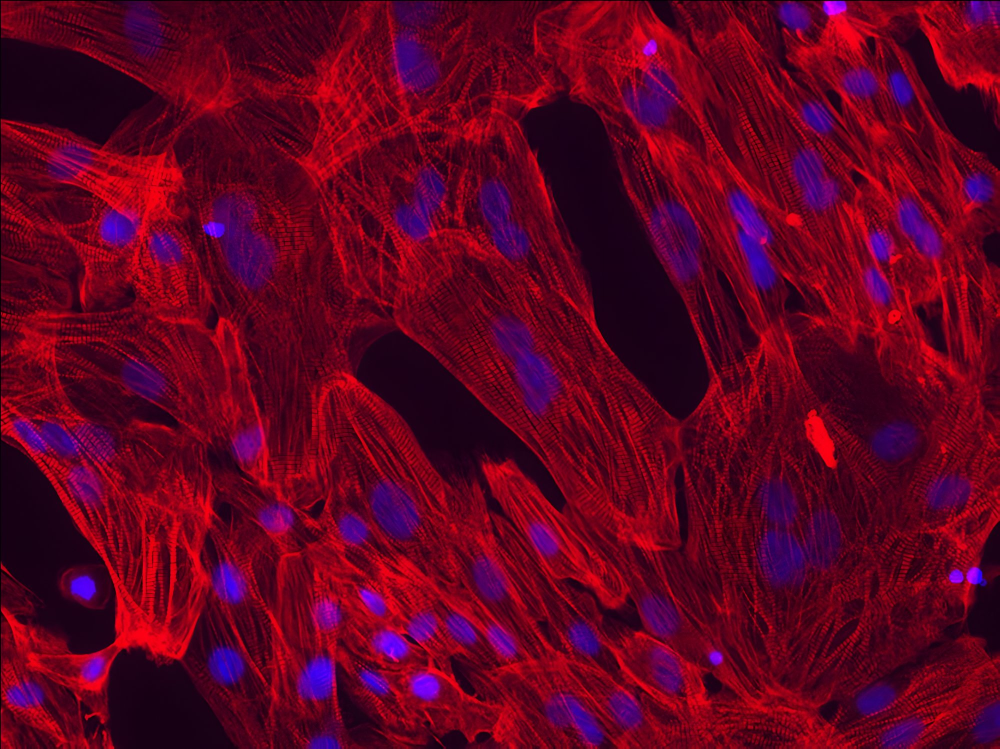
#> input picture assets/img/cm-ctnt.jpg, 2000 x 1497 px (shown at 1/2 size)
$ python upscale_banners.py
#> lines starting #> are read from the running program, lines starting #| are printed output that depends on the picture; pictures that were not available may be replaced by others from this repository, and a replacement may not be noted
#!/usr/bin/env python3
"""Faithfully upscale banner sources and write 16:9 cover crops.

Uses Real-ESRGAN (ncnn) when available; otherwise ffmpeg Lanczos.
Never generative — biology pixels stay the same structure.
"""

from __future__ import annotations

import shutil
import subprocess
import sys
from pathlib import Path

from PIL import Image, ImageChops, ImageStat

ROOT = Path(__file__).resolve().parent.parent
IMG = ROOT / "assets" / "img"
OUT = IMG / "banners"
REALESRGAN = Path("/tmp/esrgan-full/realesrgan-ncnn-vulkan")
REALESRGAN_MODELS = Path("/tmp/esrgan-full/models")

# source relative to assets/img → banner stem
JOBS = {
    "cm-ctnt.jpg": "home",
    "fibroblasts.jpg": "research",  # unique stain; avoid annotated overview diagrams
    "vessel-organoid.jpg": "models",
    "pericytes.jpg": "pubs",
    "smc-myh11.jpg": "contact",
    "epicardial.jpg": "404",
    "tissue-culture.jpg": "join",
    "lab-space.jpg": "lab-space-up",
}

TARGET_LONG = 2560  # ≥2K class on long edge before crop
BANNER_W, BANNER_H = 2560, 1440  # 16:9 cover

# Real-ESRGAN's x4plus model natively produces 4x output only. Passing -s 2
# to the ncnn binary with this model corrupts the internal tile reassembly
# and produces a jumbled mosaic, not a smaller-but-correct upscale. Always
# request -s 4 and let cover_crop() do any subsequent Lanczos downsizing.
REALESRGAN_SCALE = 4

MIN_CORRELATION = 0.9
MAX_MAD = 25.0  # on a 0-255 grayscale scale (i.e. 25/255 normalized)


def run(cmd: list[str]) -> None:
    print("+", " ".join(cmd))
    subprocess.run(cmd, check=True)


def faithfulness_check(original: Path, upscaled: Path) -> tuple[float, float, bool]:
    """Detect tiling/mosaic corruption by comparing upscaled output to source.

    Downscales the upscaled image back to the source's exact dimensions with
    Lanczos, converts both to grayscale, and compares them. Uses Pearson
    correlation via numpy when available; otherwise falls back to a
    pure-PIL mean-absolute-difference (MAD) proxy so the check has no hard
    numpy dependency. Returns (correlation, mad, passed).
    """
    src_im = Image.open(original).convert("L")
    up_im = Image.open(upscaled).convert("L")
    check_im = up_im.resize(src_im.size, Image.Resampling.LANCZOS)

    try:
        import numpy as np

        a = np.asarray(src_im, dtype=np.float64).ravel()
        b = np.asarray(check_im, dtype=np.float64).ravel()
        a_c, b_c = a - a.mean(), b - b.mean()
        denom = float(np.sqrt((a_c**2).sum()) * np.sqrt((b_c**2).sum()))
        corr = float((a_c * b_c).sum() / denom) if denom else 0.0
        mad = float(np.abs(a - b).mean())
    except ImportError:
        diff = ImageChops.difference(src_im, check_im)
        mad = ImageStat.Stat(diff).mean[0]
        # No numpy → approximate correlation from normalized MAD. This is a
        # monotonic stand-in, not true Pearson r, but is sufficient to catch
        # the gross pixel-shuffling a mosaic artifact produces.
        corr = 1.0 - (mad / 255.0)

    passed = corr >= MIN_CORRELATION and mad <= MAX_MAD
    return corr, mad, passed


def upscale(src: Path, dest: Path) -> tuple[float, float, bool]:
    dest.parent.mkdir(parents=True, exist_ok=True)
    w, h = Image.open(src).size
    long_edge = max(w, h)
    if long_edge >= TARGET_LONG and dest.suffix.lower() in {".jpg", ".jpeg"}:
        # already large enough — just copy then crop path handles resize
        shutil.copy2(src, dest)
        print(f"copy {src.name} ({w}x{h}) — already ≥{TARGET_LONG}")
        return faithfulness_check(src, dest)

    if REALESRGAN.exists():
        # realesrgan writes png; convert after
        tmp = dest.with_suffix(".png")
        run(
            [
                str(REALESRGAN),
                "-i",
                str(src),
                "-o",
                str(tmp),
                "-m",
                str(REALESRGAN_MODELS),
                "-n",
                "realesrgan-x4plus",
                "-s",
                str(REALESRGAN_SCALE),
                "-f",
                "png",
            ]
        )
        im = Image.open(tmp).convert("RGB")
        im.save(dest, "JPEG", quality=90, optimize=True)
        tmp.unlink(missing_ok=True)
    else:
        # ffmpeg lanczos to target long edge
        if w >= h:
            vf = f"scale={TARGET_LONG}:-1:flags=lanczos"
        else:
            vf = f"scale=-1:{TARGET_LONG}:flags=lanczos"
        run(
            [
                "ffmpeg",
                "-y",
                "-i",
                str(src),
                "-vf",
                vf,
                "-q:v",
                "2",
                str(dest),
            ]
        )
    ow, oh = Image.open(dest).size
    print(f"upscaled {src.name} → {dest.name} ({ow}x{oh})")
    return faithfulness_check(src, dest)


def cover_crop(src: Path, dest: Path, tw: int = BANNER_W, th: int = BANNER_H) -> None:
    im = Image.open(src).convert("RGB")
    # scale to cover
    scale = max(tw / im.width, th / im.height)
    nw, nh = int(im.width * scale + 0.5), int(im.height * scale + 0.5)
    im = im.resize((nw, nh), Image.Resampling.LANCZOS)
    left = (nw - tw) // 2
    top = (nh - th) // 2
    im = im.crop((left, top, left + tw, top + th))
    dest.parent.mkdir(parents=True, exist_ok=True)
    im.save(dest, "JPEG", quality=88, optimize=True)
    print(f"banner {dest.name} {tw}x{th} from {src.name}")


def main() -> None:
    OUT.mkdir(parents=True, exist_ok=True)
    if not REALESRGAN.exists() or not REALESRGAN_MODELS.exists():
        print(
            f"NOTE: Real-ESRGAN binary/models not found at {REALESRGAN} — "
            "falling back to ffmpeg Lanczos upscaling.",
            file=sys.stderr,
        )
    any_failed = False
    for src_name, stem in JOBS.items():
        src = IMG / src_name
        if not src.exists():
            print(f"MISSING {src}", file=sys.stderr)
            continue
        up = OUT / f"{stem}-up.jpg"
        banner = OUT / f"banner-{stem}.jpg"
        corr, mad, passed = upscale(src, up)
#> in upscale, `w, h = Image.open(src).size`: w = 2000; h = 1497
#> in upscale, `long_edge = max(w, h)`: long_edge = 2000
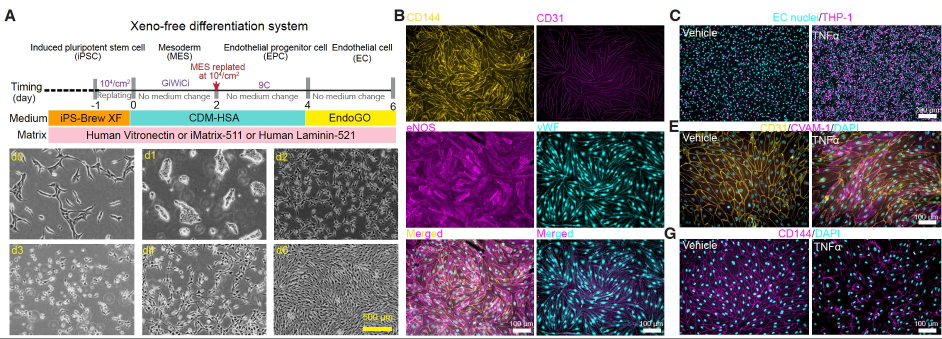
#> input picture assets/img/endothelial-protocol.jpg, 1884 x 678 px, given in place of home-up.jpg, which was not available (shown at 1/2 size)
#> in upscale, `ow, oh = Image.open(dest).size`: ow = 1884; oh = 678
#| upscaled cm-ctnt.jpg → home-up.jpg (1884x678)
#> in faithfulness_check, `src_im = Image.open(original).convert("L")`:
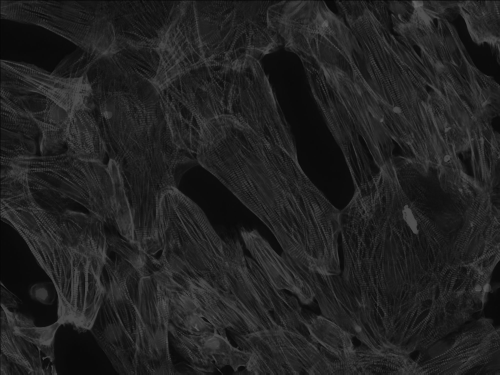
#> src_im: PIL image 2000x1497 L (shown at 1/4 size); min 0, max 103, mean 33.6
#> in faithfulness_check, `up_im = Image.open(upscaled).convert("L")`:
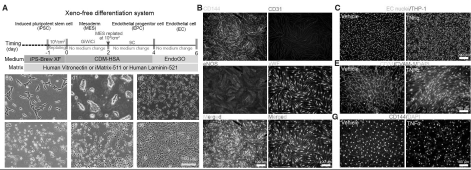
#> up_im: PIL image 1884x678 L (shown at 1/4 size); min 0, max 255, mean 123.8
#> in faithfulness_check, `check_im = up_im.resize(src_im.size, Image.Resampling.LANCZOS)`:
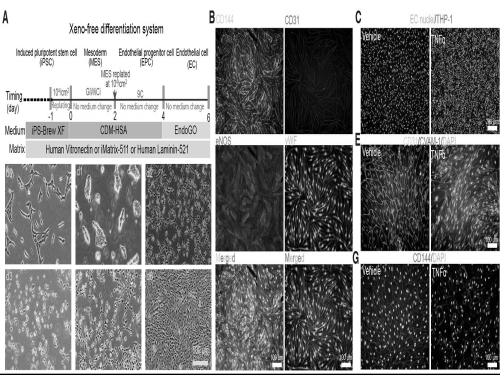
#> check_im: PIL image 2000x1497 L (shown at 1/4 size); min 0, max 255, mean 123.7
#> in faithfulness_check, `denom = float(np.sqrt((a_c**2).sum()) * np.sqrt((b_c**2).sum()))`: denom = 3.99e+09
#> in faithfulness_check, `corr = float((a_c * b_c).sum() / denom) if denom else 0.0`: corr = 0.0321
#> in faithfulness_check, `mad = float(np.abs(a - b).mean())`: mad = 98.7
#> in faithfulness_check, `passed = corr >= MIN_CORRELATION and mad <= MAX_MAD`: passed = False
#> corr = 0.0321; mad = 98.7; passed = False
        status = "PASS" if passed else "FAILED"
#> status = 'FAILED'
        print(f"{status} faithfulness {up.name}: corr={corr:.4f} mad={mad:.2f}")
#| FAILED faithfulness home-up.jpg: corr=0.0321 mad=98.70
        if not passed:
            any_failed = True
        # home/research/models/pubs/contact/404/join get banner-* names
        if stem.endswith("-up"):
            continue
        cover_crop(up, OUT / f"banner-{stem}.jpg")
#> in cover_crop, im is the input picture: PIL image 1884x678 RGB; mean R, G, B 127.8, 120.9, 128.4
#> in cover_crop, `im = im.resize((nw, nh), Image.Resampling.LANCZOS)`:
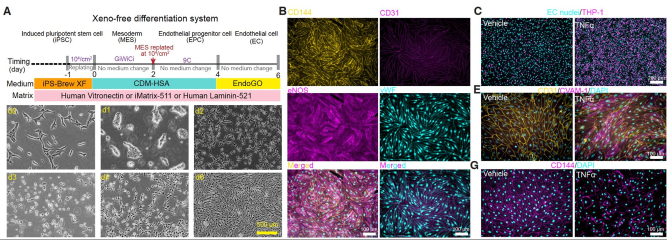
#> im: PIL image 4001x1440 RGB (shown at 1/6 size); mean R, G, B 127.7, 120.9, 128.3
#> in cover_crop, `im = im.crop((left, top, left + tw, top + th))`:
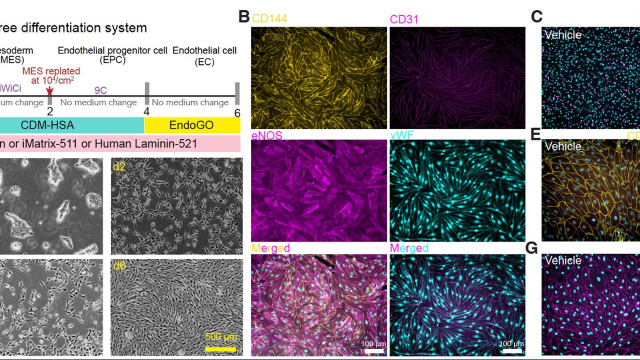
#> im: PIL image 2560x1440 RGB (shown at 1/4 size); mean R, G, B 123.6, 115.9, 124.4
#> pass 2 of the loop in main, `for src_name, stem in JOBS.items():`:
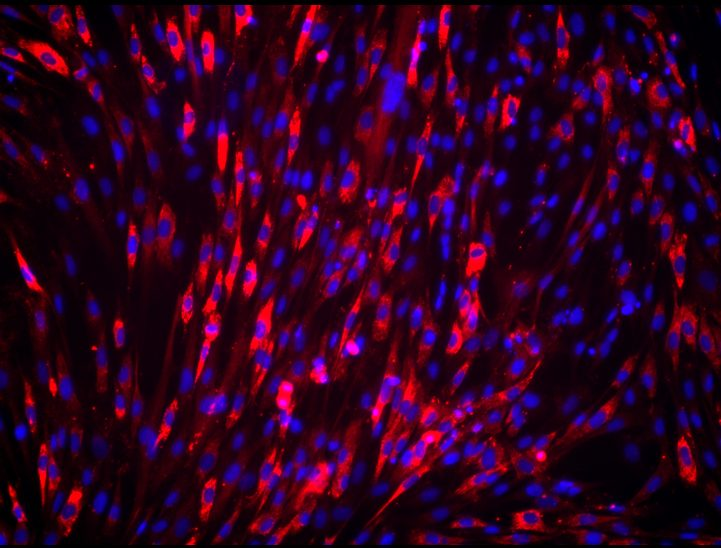
#> input picture assets/img/fibroblasts.jpg, 721 x 548 px
#> w = 721; h = 548
#> long_edge = 721
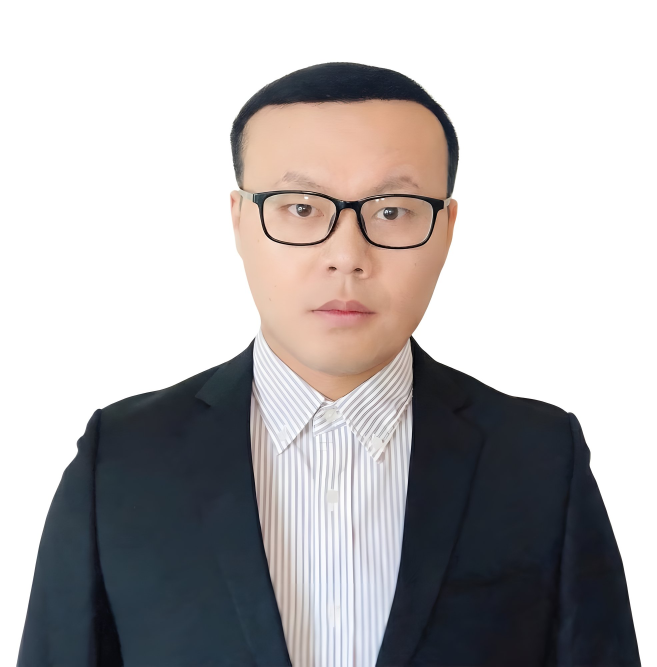
#> input picture assets/img/headshot.jpg, 1969 x 2000 px, given in place of research-up.jpg, which was not available (shown at 1/3 size)
#> ow = 1969; oh = 2000
#| upscaled fibroblasts.jpg → research-up.jpg (1969x2000)
#> src_im: PIL image 721x548 L
#> up_im: PIL image 1969x2000 L
#> check_im: PIL image 721x548 L
#> in main, `corr, mad, passed = upscale(src, up)`: corr = -0.0339; mad = 161.8
#| FAILED faithfulness research-up.jpg: corr=-0.0339 mad=161.82
#> in cover_crop, im is the input picture: PIL image 1969x2000 RGB; mean R, G, B 181.3, 178.4, 179.1
#> in cover_crop (call 2), `im = im.crop((left, top, left + tw, top + th))`:
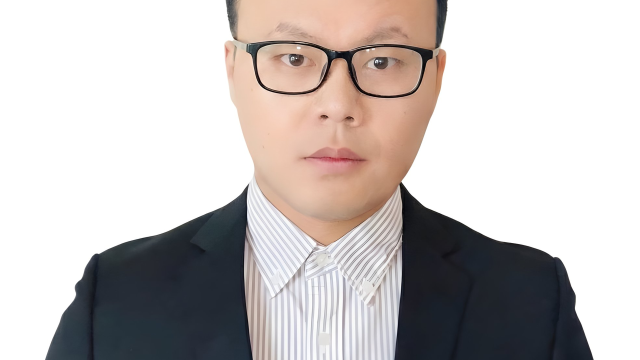
#> im: PIL image 2560x1440 RGB (shown at 1/4 size); mean R, G, B 197.6, 191.4, 189.7
#> pass 3 of the loop in main, `for src_name, stem in JOBS.items():`:
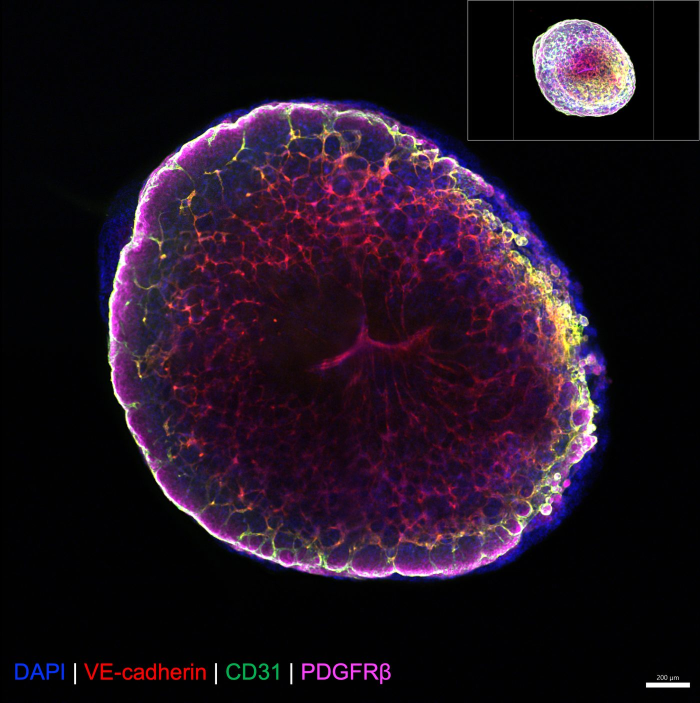
#> input picture assets/img/vessel-organoid.jpg, 1400 x 1406 px (shown at 1/2 size)
#> w = 1400; h = 1406
#| upscaled vessel-organoid.jpg → models-up.jpg (1969x2000)
#> in faithfulness_check (call 3), `src_im = Image.open(original).convert("L")`:
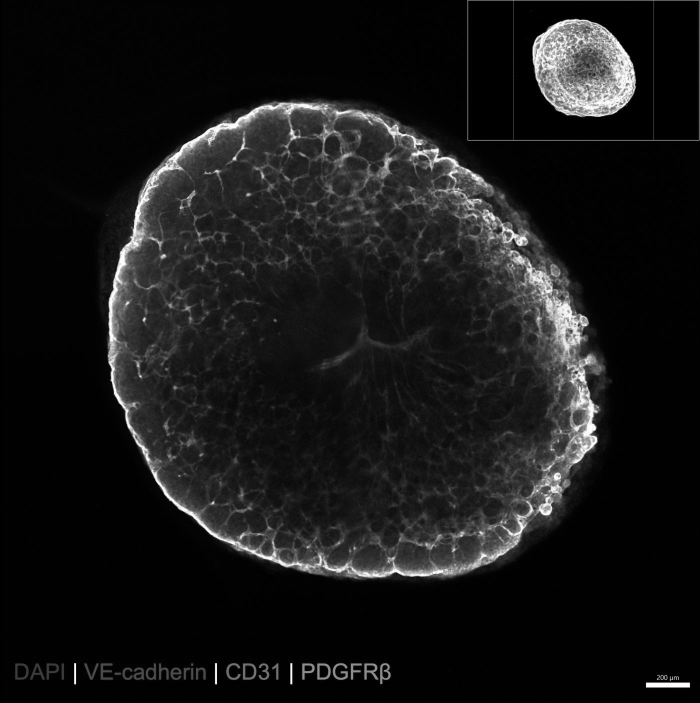
#> src_im: PIL image 1400x1406 L (shown at 1/2 size); min 0, max 255, mean 23.6
#> in faithfulness_check (call 3), `check_im = up_im.resize(src_im.size, Image.Resampling.LANCZOS)`:
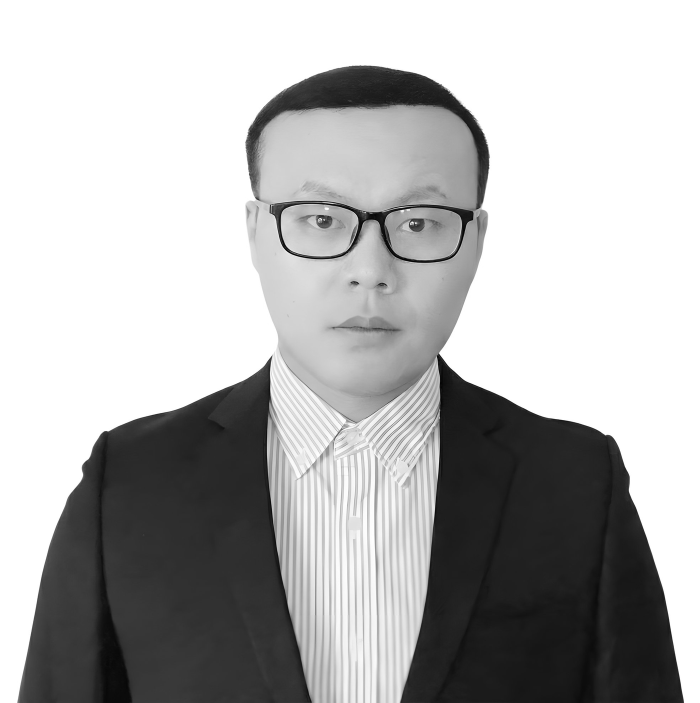
#> check_im: PIL image 1400x1406 L (shown at 1/2 size); min 0, max 255, mean 179.4
#> denom = 7.84e+09
#> in faithfulness_check (call 3), `corr = float((a_c * b_c).sum() / denom) if denom else 0.0`: corr = 0.0358
#> in faithfulness_check (call 3), `mad = float(np.abs(a - b).mean())`: mad = 160.7
#> in main, `corr, mad, passed = upscale(src, up)`: corr = 0.0358; mad = 160.7
#| FAILED faithfulness models-up.jpg: corr=0.0358 mad=160.72
#> the loop made 4 passes; the first 3 are shown
    print("done →", OUT)
    if any_failed:
        print(
            "FAILED: one or more upscaled banners failed the faithfulness "
            "check (likely tiling/mosaic corruption) — not safe to ship.",
            file=sys.stderr,
        )
        sys.exit(1)


if __name__ == "__main__":
#> (the run stopped early here; a loop or call above may not have finished)
